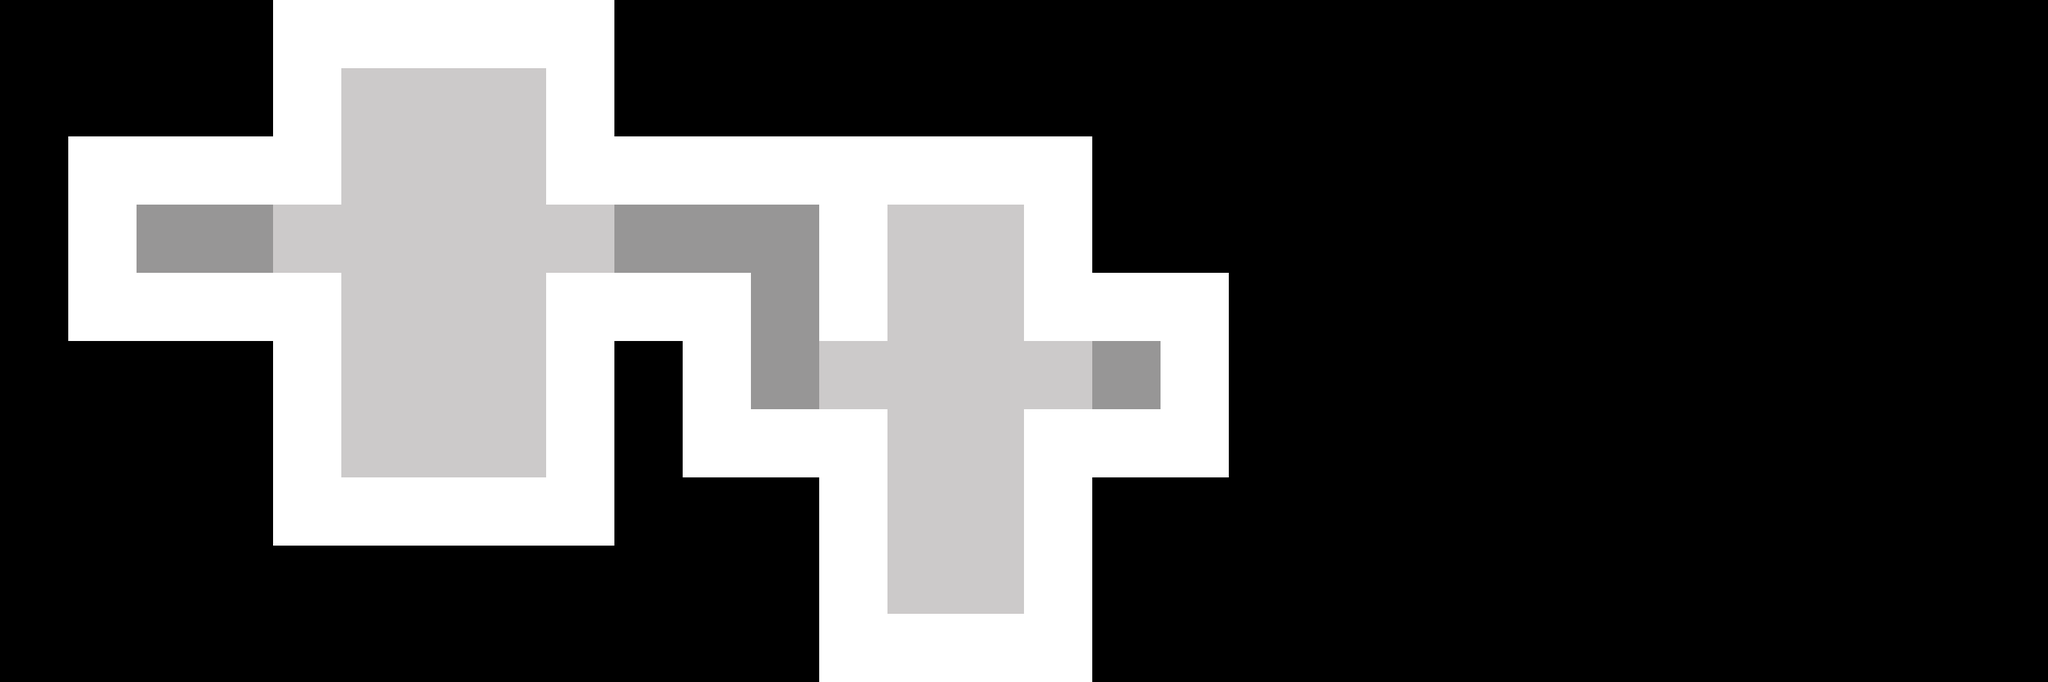

This game map was drawn from its Tiled (.tmx) file and the tilesets committed beside it. A one-line description and the full map source follow:
An orthogonal 30x10 tile map with 100x100 px tiles, 2 tile layers (Spaceship, Darkness), 2 tilesets and 4 objects (2x VictimV, Player, Container).

<map version="1.0" orientation="orthogonal" renderorder="right-down" width="30" height="10" tilewidth="100" tileheight="100" nextobjectid="9">
 <tileset firstgid="1" name="tiles" tilewidth="100" tileheight="100" tilecount="2">
  <image source="../../game/assets/maps/tiles/tiles.png" width="200" height="100" />
 </tileset>
 <tileset firstgid="3" name="darkness" tilewidth="100" tileheight="100" tilecount="1">
  <image source="../../game/assets/maps/tiles/darkness.png" width="100" height="100" />
 </tileset>
 <layer name="Spaceship" width="30" height="10">
  <data encoding="csv">
0,0,0,0,1,1,1,1,1,0,0,0,0,0,0,0,0,0,0,0,0,0,0,0,0,0,0,0,0,0,
0,0,0,0,1,2,2,2,1,0,0,0,0,0,0,0,0,0,0,0,0,0,0,0,0,0,0,0,0,0,
0,1,1,1,1,2,2,2,1,1,1,1,1,1,1,1,0,0,0,0,0,0,0,0,0,0,0,0,0,0,
0,1,2,2,2,2,2,2,2,2,2,2,1,2,2,1,0,0,0,0,0,0,0,0,0,0,0,0,0,0,
0,1,1,1,1,2,2,2,1,1,1,2,1,2,2,1,1,1,0,0,0,0,0,0,0,0,0,0,0,0,
0,0,0,0,1,2,2,2,1,0,1,2,2,2,2,2,2,1,0,0,0,0,0,0,0,0,0,0,0,0,
0,0,0,0,1,2,2,2,1,0,1,1,1,2,2,1,1,1,0,0,0,0,0,0,0,0,0,0,0,0,
0,0,0,0,1,1,1,1,1,0,0,0,1,2,2,1,0,0,0,0,0,0,0,0,0,0,0,0,0,0,
0,0,0,0,0,0,0,0,0,0,0,0,1,2,2,1,0,0,0,0,0,0,0,0,0,0,0,0,0,0,
0,0,0,0,0,0,0,0,0,0,0,0,1,1,1,1,0,0,0,0,0,0,0,0,0,0,0,0,0,0
</data>
 </layer>
 <layer name="Darkness" width="30" height="10">
  <data encoding="csv">
0,0,0,0,0,0,0,0,0,0,0,0,0,0,0,0,0,0,0,0,0,0,0,0,0,0,0,0,0,0,
0,0,0,0,0,0,0,0,0,0,0,0,0,0,0,0,0,0,0,0,0,0,0,0,0,0,0,0,0,0,
0,0,0,0,0,0,0,0,0,0,0,0,0,0,0,0,0,0,0,0,0,0,0,0,0,0,0,0,0,0,
0,0,3,3,0,0,0,0,0,3,3,3,0,0,0,0,0,0,0,0,0,0,0,0,0,0,0,0,0,0,
0,0,0,0,0,0,0,0,0,0,0,3,0,0,0,0,0,0,0,0,0,0,0,0,0,0,0,0,0,0,
0,0,0,0,0,0,0,0,0,0,0,3,0,0,0,0,3,0,0,0,0,0,0,0,0,0,0,0,0,0,
0,0,0,0,0,0,0,0,0,0,0,0,0,0,0,0,0,0,0,0,0,0,0,0,0,0,0,0,0,0,
0,0,0,0,0,0,0,0,0,0,0,0,0,0,0,0,0,0,0,0,0,0,0,0,0,0,0,0,0,0,
0,0,0,0,0,0,0,0,0,0,0,0,0,0,0,0,0,0,0,0,0,0,0,0,0,0,0,0,0,0,
0,0,0,0,0,0,0,0,0,0,0,0,0,0,0,0,0,0,0,0,0,0,0,0,0,0,0,0,0,0
</data>
 </layer>
 <objectgroup name="Objects">
  <object id="1" name="Player" x="200" y="300" width="100" height="100" />
  <object id="4" name="VictimV" x="600" y="300" width="100" height="100" />
  <object id="6" name="Container" x="1600" y="500" width="100" height="100" />
  <object id="8" name="VictimV" x="1400" y="400" width="100" height="100" />
 </objectgroup>
</map>